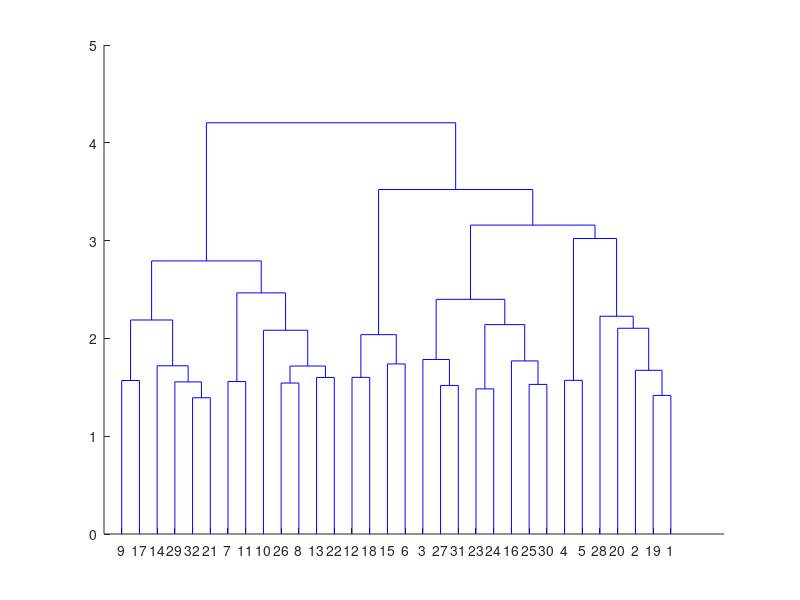

Source code (MATLAB): (Note: this script raises an error after producing the figure.)

clear
load workingNouns

tempWord=word;
tempDm_verb=dm_verb;
for thisT=32
    itemPerCat=128/thisT
for iter=1:20
    
    if iter==1 % first time through orhter use last
    end
    Y=pdist(tempDm_verb,'correlation');
    Z=linkage(Y, 'ward');%,{'correlation'} )
    
    
   
    [H,T] = dendrogram(Z,thisT,'Labels',tempWord' );%,'ColorThreshold');% ,Z(end-thisT+1,3) );
    [S H]=silhouette(tempDm_verb, T,'correlation');
    
    killer=S<0;
    
    tempWord(killer)=[];
    tempDm_verb(killer,:)=[];
     Y=pdist(tempDm_verb,'correlation');
    Z=linkage(Y, 'ward');%,{'correlation'} )
   
    [H,T] = dendrogram(Z,thisT,'Labels',tempWord' );%,'ColorThreshold');% ,Z(end-thisT+1,3) );
    [S H]=silhouette(tempDm_verb, T,'correlation');
     allKill=[];
    for ii=1:thisT
        ind=find(T==ii);
        notInd=find(T~=ii);
        sScore(ii)=mean(S(ind));
        smallWord={tempWord{ind}};
        smallDm_verb=tempDm_verb(ind,:);
        goodness=(mean(corr(smallDm_verb')));
        X=corr(tempDm_verb');
        goodNess=mean(X(ind,ind))-mean(X(notInd,ind)); % with v across item level
        clear X
        [junk indG]=sort(goodness)
        killer=[];
%         if length(indG)-(7-iter)>0 %% this is backward
%             killer=indG(end-(7-iter):end);
%         end
        if length(indG)>itemPerCat
            killer=indG(1);
        end
        %     killer=randperm(length(ind),length(ind)-9);
        killer=ind(killer);
        allKill=[allKill; killer];
    end
    %%
    tempWord(allKill)=[];
    tempDm_verb(allKill,:)=[];
    Ttest=T;
    Ttest(allKill)=[];
    %%
    Y=pdist(tempDm_verb,'correlation');
    Z=linkage(Y, 'ward');%,{'correlation'} )
    
    H1=figure;
    % for thisT
    [H,T] = dendrogram(Z,thisT,'Labels',tempWord');% ,'ColorThreshold' ,Z(end-thisT+1,3) );
    pause(.1)
    sortT=T;
    % end
    close(H1)
    
    [junk ind]=sortrows(sortT);
    
    wordSort=tempWord(ind);
    
    X=corr(tempDm_verb');
    X=X(ind,ind);
    myDiag=imresize(eye(thisT),size(X,1)/thisT,'Method','box');
    myDiag2=zeros(size(myDiag));
    sortTtest=sort(Ttest);
    for ii=1:length(junk)
        
        for jj=1:length(sortTtest)
            if sortTtest(ii)==sortTtest(jj)
                myDiag2(ii,jj)=sortTtest(ii);
            end
        end
    end
    %
    %     for ii=1:thisT
    %         tempVec=myDiag2;
    %         score(ii)=mean(X(myDiag2(:)==ii));
    %     end
    keepWord{iter}=tempWord;
    keepInd{iter}=ind;
    keepX{iter}=corr(tempDm_verb');
    %         targMat=getTargetMat;
    %         Xf=.5.*log((1+X)./(1-X));
    %         howWellCorr(iter)=corr(targMat(targMat(:)~=1),Xf(targMat(:)~=1));
    %% alos try log of score)
    [h p ci stat]=ttest2(X(myDiag(:)==1),X(myDiag(:)~=1));
    howWellT(iter)=stat.tstat;
    howWellDiff(iter)=mean(X(myDiag(:)==1))-mean(X(myDiag(:)~=1));
    howWell(iter)=mean(myDiag(:).*X(:));
    keepZ{iter}=Z;
end
end
%%
[junk nInd]=sort(howWell);
cc=0;
H2=figure;
H1=figure;
for ii=[ length(nInd)/2 length(nInd)]
    Z=keepZ{nInd(ii)};
    nWord=keepWord{nInd(ii)};
    clear sortT
    
       figure(H1)
       
    pause(.01)
    [H,T] = dendrogram(Z,length(Z),'Labels',keepWord{nInd(ii)} ,'ColorThreshold' ,Z(end-thisT+2,3) , 'Orientation' ,'left');%'reorder',keepInd{ii},
    
    for allClust=2:length(Z)
        [H,T] = dendrogram(Z,allClust,'Labels',nWord' ,'ColorThreshold' ,Z(end-allClust+1,3) );
        sortT(:,allClust)=T;
        pause(.00000001)
    end
    [junk ind]=sortrows(sortT);
    
    wordSort=nWord(ind);
    cc=cc+1;
    figure(H2)
    subplot(2,2,1+(cc-1)*2)
    imagesc(flipud(squeeze(keepX{nInd(ii)}(ind,ind))))
    subplot(2,2,2+(cc-1)*2)
    
    
    [H,T] = dendrogram(Z,length(nWord),'Labels',nWord' ,'ColorThreshold' ,Z(end-thisT+2,3) ,'reorder',ind, 'Orientation' ,'left');
 
    
    
    pause(.01)
       figure(H1)
end

    close(H1)